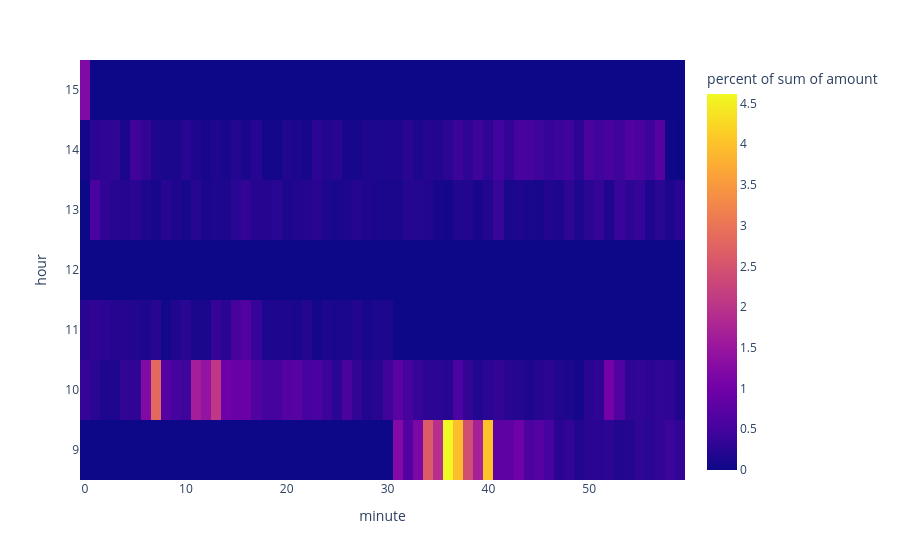

The code cell stored with this chart in its notebook:
### Code cell
fig = px.density_heatmap(dff, x='minute',y='hour',z='amount',histfunc='sum',histnorm='percent' ,nbinsx=60,nbinsy=7,text_auto='.2r')
fig.show()

### Figure 1 — Plotly figure (JSON) as saved in the notebook; plotly's stock layout.template omitted (floating-point values rounded to 4 significant figures; data arrays with more than 128 entries replaced by an {"elided": "..."} marker saying what was removed)
{"data": [{"coloraxis": "coloraxis", "histfunc": "sum", "histnorm": "percent", "hovertemplate": "minute=%{x}<br>hour=%{y}<br>percent of sum of amount=%{z}<extra></extra>", "name": "", "nbinsx": 60, "nbinsy": 7, "texttemplate": "%{z:.2r}", "type": "histogram2d", "x": {"elided": "799 int values"}, "xaxis": "x", "xbingroup": "x", "y": {"elided": "799 int values"}, "yaxis": "y", "ybingroup": "y", "z": {"elided": "799 float values"}}], "layout": {"coloraxis": {"colorbar": {"title": {"text": "percent of sum of amount"}}, "colorscale": [[0, "#0d0887"], [0.1111, "#46039f"], [0.2222, "#7201a8"], [0.3333, "#9c179e"], [0.4444, "#bd3786"], [0.5556, "#d8576b"], [0.6667, "#ed7953"], [0.7778, "#fb9f3a"], [0.8889, "#fdca26"], [1, "#f0f921"]]}, "legend": {"tracegroupgap": 0}, "margin": {"t": 60}, "xaxis": {"anchor": "y", "domain": [0, 1], "title": {"text": "minute"}}, "yaxis": {"anchor": "x", "domain": [0, 1], "title": {"text": "hour"}}}}
